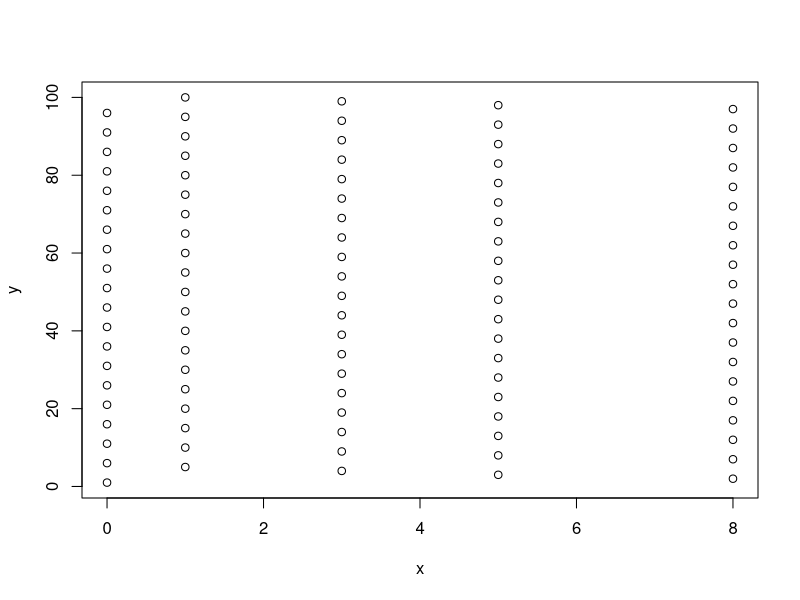
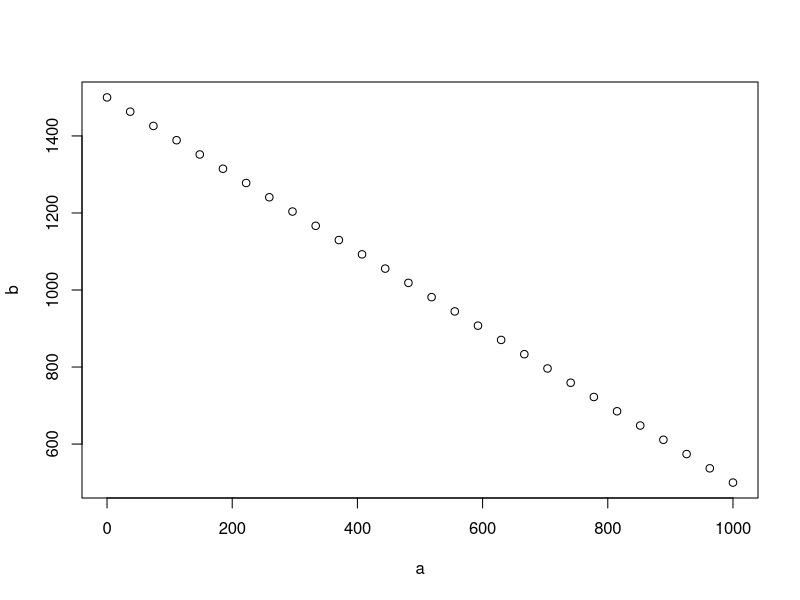

Write the R code that produced these figures, in order.
y <- c(seq(1,100, by = 1))
x <- c(rep(c(0, 8, 5, 3, 1),20))
plot (x,y)

z <- 10:0
print (z)

a <- seq(0,1000,length=28)
b <- seq(1500,500,length=28)
print (a)
plot (a,b)
h <- a[a>200]
print (h)

d <- rep(c("homer","george"),100)
print (d)

e <- paste("blurg", 1:10, sep = ".")
print (e)

f <- factor(e)
print(f)

g <- matrix(x,nrow = 10)
print(g)

attributes (g)